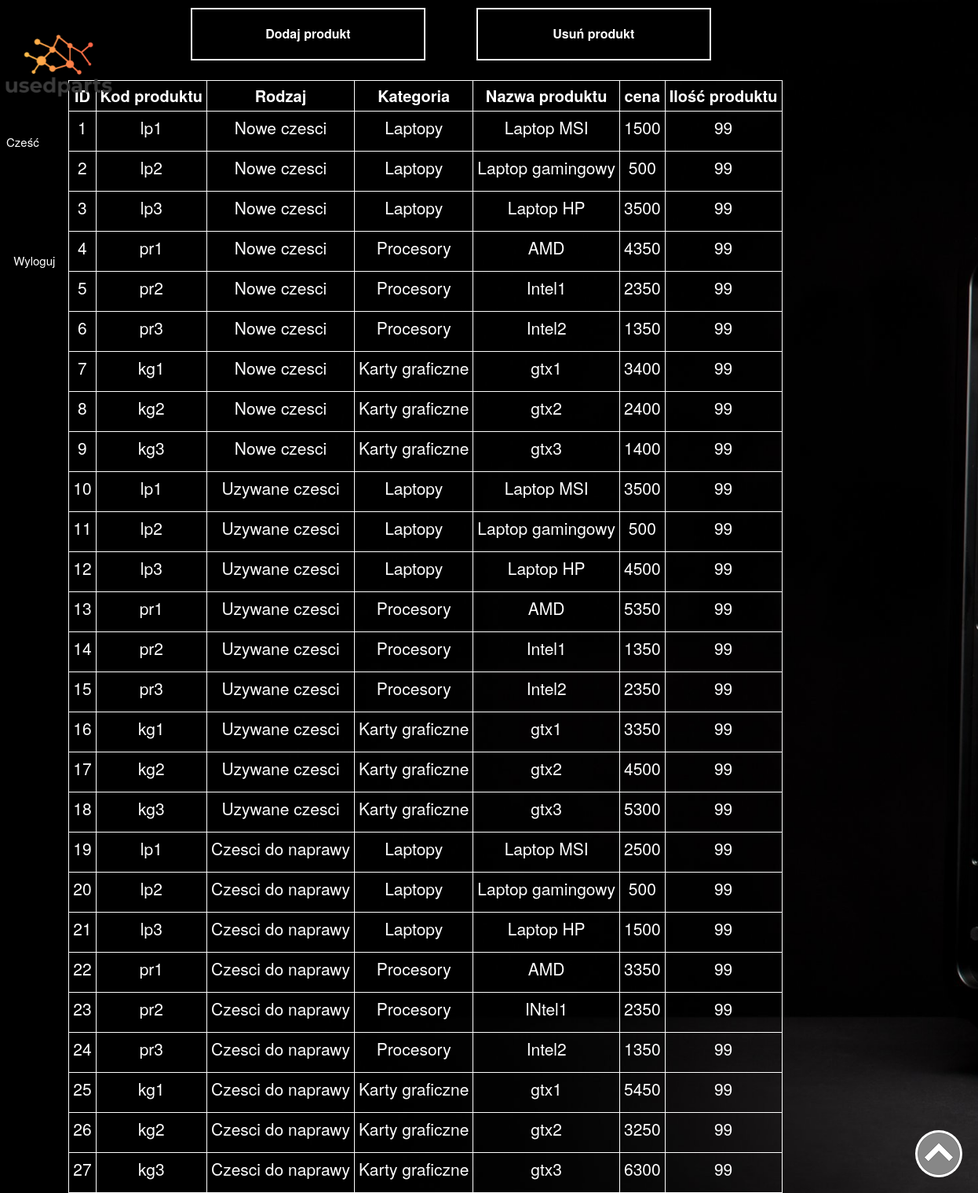
The app's page /magazyn.php with its own data.
### tables this page shows
CREATE TABLE `products` (
  `id` int(11) NOT NULL,
  `kod_produktu` varchar(25) NOT NULL,
  `rodzaj` varchar(25) NOT NULL,
  `kategoria` varchar(25) NOT NULL,
  `zdj` varchar(100) NOT NULL DEFAULT 'no_image.jpg',
  `nazwa_produktu` varchar(100) NOT NULL,
  `cena` int(5) NOT NULL,
  `ilosc` int(2) NOT NULL
);

### magazyn.php (the view, shortened to what this page needs)
<?php
include_once("config.php");
?>
<!DOCTYPE html>
<html>
<head>
    <link rel="stylesheet" type="text/css" href="css/styl.css">
    <link rel="stylesheet" type="text/css" href="css/lewy2.css">
    <link rel="stylesheet" type="text/css" href="css/nawigacja3.css">
    <link rel="stylesheet" type="text/css" href="css/produkty.css">
    <link rel="stylesheet" href="https://maxcdn.bootstrapcdn.com/bootstrap/3.3.6/css/bootstrap.min.css" />
</head>
<body>
    <div id="logo">
        <a href="admin.php">
            <img src="res/logo.png" width="100%">
        </a>
    </div>
    <div id="sidebar">
        <ul>
            <li>Cześć <?php echo $_SESSION['username'];?></li>
            <li>
                <a href="zamknij.php">
                    <table>
                        <tr>
                            <td>&nbsp;Wyloguj</td>
                        </tr>
                    </table>
                </a>
            </li>
            <li>&nbsp;</li>
        </ul>
    </div>
    <div id="navbar">
        <ul>
            <li><a href="dodaj_produkt.php">Dodaj produkt</a></li>
            <li><a href="usun_produkt.php">Usuń produkt</a></li>
        </ul>
    </div>
    <a href="#" class="back-to-top">Powrót</a>
    <div class="content">
        <section class="container">
            <?php
$results = $mysqli->query("SELECT id,kod_produktu, nazwa_produktu, kategoria, rodzaj, cena, ilosc FROM products  ORDER BY id ASC");
if($results){
$products_item = '<table border="1" bordercolor="white" style="color:white;"><th>ID</th><th>Kod produktu</th><th>Rodzaj</th><th>Kategoria</th><th>Nazwa produktu</th><th>cena</th><th>Ilość produktu</th>
';
while($obj = $results->fetch_object())
{
$products_item .= <<<EOT
	<tr>
	<td><p align="center">{$obj->id}</p></td>
    <td><p align="center">{$obj->kod_produktu}</p></td>
    <td><p align="center">{$obj->rodzaj}</p></td>
    <td><p align="center">{$obj->kategoria}</p></td>
	<td><p align="center">{$obj->nazwa_produktu}</p></td>
    <td><p align="center">{$obj->cena}</p></td>
    <td><p align="center">{$obj->ilosc}</p></td>
	</tr>
EOT;
}
$products_item .= '</table>';
echo $products_item;
}
?>
    </div>
</body>
</html>

### css/styl.css (style rules this page uses)
body { background-image: url("../tlo.jpg"); background-attachment: fixed; background-size: cover; color: white; }

### css/lewy2.css (style rules this page uses)
#sidebar ul { margin: 0; padding: 0; width: 14%; position: fixed; height: 100%; font-size: 15px; margin-top: 5%; }
#sidebar li { display: block; margin-top:100px; color: #fff; padding: 8px 8px; text-decoration: none; }
#sidebar li a { display: block; margin-top:0px; color: #fff; padding: 8px 0px; text-decoration: none; }

### css/nawigacja3.css (style rules this page uses)
#navbar ul { width: 80%; list-style-type: none; margin: 0; padding: 0; overflow: hidden; margin-left: 14.3%; font-size: 16px; background-color: rgba(0, 0, 0,10%); }
#navbar li { float: left; display: inline-block; width: 30%; border: 2px solid white; transition: 0.3s; margin-left: 6.5%; margin-top: 1%; }
#navbar li a { display: block; color: white; text-align: center; padding: 20px 4.5em; text-decoration: none; font-weight: 600; }

### css/produkty.css (style rules this page uses)
.content { margin-left: 5.5%; margin-top: 2%; }
p { text-align: center; font-size: 1.5em; }
a.back-to-top { width: 60px; height: 60px; text-indent: -9999px; position: fixed; z-index: 999; right: 20px; bottom: 20px; background: url("../res/up-arrow.png") no-repeat center 43%; -webkit-border-radius: 30px; -moz-border-radius: 30px; border-radius: 30px; }

### magazyn.php (style rules this page uses)
#logo { padding-top: 0.7%; width: 12%; height: 62px; float: left; position: fixed; }
td { padding: 5px; }
th { padding: 5px; font-size: 20px; text-align: center; }

### records on screen
products: id "1", kod_produktu "lp1", rodzaj "Nowe czesci", kategoria "Laptopy", nazwa_produktu "Laptop MSI", cena "1500", ilosc "99"
products: id "2", kod_produktu "lp2", rodzaj "Nowe czesci", kategoria "Laptopy", nazwa_produktu "Laptop gamingowy", cena "500", ilosc "99"
products: id "3", kod_produktu "lp3", rodzaj "Nowe czesci", kategoria "Laptopy", nazwa_produktu "Laptop HP", cena "3500", ilosc "99"
products: id "4", kod_produktu "pr1", rodzaj "Nowe czesci", kategoria "Procesory", nazwa_produktu "AMD", cena "4350", ilosc "99"
products: id "5", kod_produktu "pr2", rodzaj "Nowe czesci", kategoria "Procesory", nazwa_produktu "Intel1", cena "2350", ilosc "99"
products: id "6", kod_produktu "pr3", rodzaj "Nowe czesci", kategoria "Procesory", nazwa_produktu "Intel2", cena "1350", ilosc "99"
products: id "7", kod_produktu "kg1", rodzaj "Nowe czesci", kategoria "Karty graficzne", nazwa_produktu "gtx1", cena "3400", ilosc "99"
products: id "8", kod_produktu "kg2", rodzaj "Nowe czesci", kategoria "Karty graficzne", nazwa_produktu "gtx2", cena "2400", ilosc "99"
products: id "9", kod_produktu "kg3", rodzaj "Nowe czesci", kategoria "Karty graficzne", nazwa_produktu "gtx3", cena "1400", ilosc "99"
products: id "10", kod_produktu "lp1", rodzaj "Uzywane czesci", kategoria "Laptopy", nazwa_produktu "Laptop MSI", cena "3500", ilosc "99"
products: id "11", kod_produktu "lp2", rodzaj "Uzywane czesci", kategoria "Laptopy", nazwa_produktu "Laptop gamingowy", cena "500", ilosc "99"
products: id "12", kod_produktu "lp3", rodzaj "Uzywane czesci", kategoria "Laptopy", nazwa_produktu "Laptop HP", cena "4500", ilosc "99"
products: id "13", kod_produktu "pr1", rodzaj "Uzywane czesci", kategoria "Procesory", nazwa_produktu "AMD", cena "5350", ilosc "99"
products: id "14", kod_produktu "pr2", rodzaj "Uzywane czesci", kategoria "Procesory", nazwa_produktu "Intel1", cena "1350", ilosc "99"
products: id "15", kod_produktu "pr3", rodzaj "Uzywane czesci", kategoria "Procesory", nazwa_produktu "Intel2", cena "2350", ilosc "99"
products: id "16", kod_produktu "kg1", rodzaj "Uzywane czesci", kategoria "Karty graficzne", nazwa_produktu "gtx1", cena "3350", ilosc "99"
products: id "17", kod_produktu "kg2", rodzaj "Uzywane czesci", kategoria "Karty graficzne", nazwa_produktu "gtx2", cena "4500", ilosc "99"
products: id "18", kod_produktu "kg3", rodzaj "Uzywane czesci", kategoria "Karty graficzne", nazwa_produktu "gtx3", cena "5300", ilosc "99"
products: id "19", kod_produktu "lp1", rodzaj "Czesci do naprawy", kategoria "Laptopy", nazwa_produktu "Laptop MSI", cena "2500", ilosc "99"
products: id "20", kod_produktu "lp2", rodzaj "Czesci do naprawy", kategoria "Laptopy", nazwa_produktu "Laptop gamingowy", cena "500", ilosc "99"
products: id "21", kod_produktu "lp3", rodzaj "Czesci do naprawy", kategoria "Laptopy", nazwa_produktu "Laptop HP", cena "1500", ilosc "99"
products: id "22", kod_produktu "pr1", rodzaj "Czesci do naprawy", kategoria "Procesory", nazwa_produktu "AMD", cena "3350", ilosc "99"
products: id "23", kod_produktu "pr2", rodzaj "Czesci do naprawy", kategoria "Procesory", nazwa_produktu "INtel1", cena "2350", ilosc "99"
products: id "24", kod_produktu "pr3", rodzaj "Czesci do naprawy", kategoria "Procesory", nazwa_produktu "Intel2", cena "1350", ilosc "99"
products: id "25", kod_produktu "kg1", rodzaj "Czesci do naprawy", kategoria "Karty graficzne", nazwa_produktu "gtx1", cena "5450", ilosc "99"
products: id "26", kod_produktu "kg2", rodzaj "Czesci do naprawy", kategoria "Karty graficzne", nazwa_produktu "gtx2", cena "3250", ilosc "99"
products: id "27", kod_produktu "kg3", rodzaj "Czesci do naprawy", kategoria "Karty graficzne", nazwa_produktu "gtx3", cena "6300", ilosc "99"
